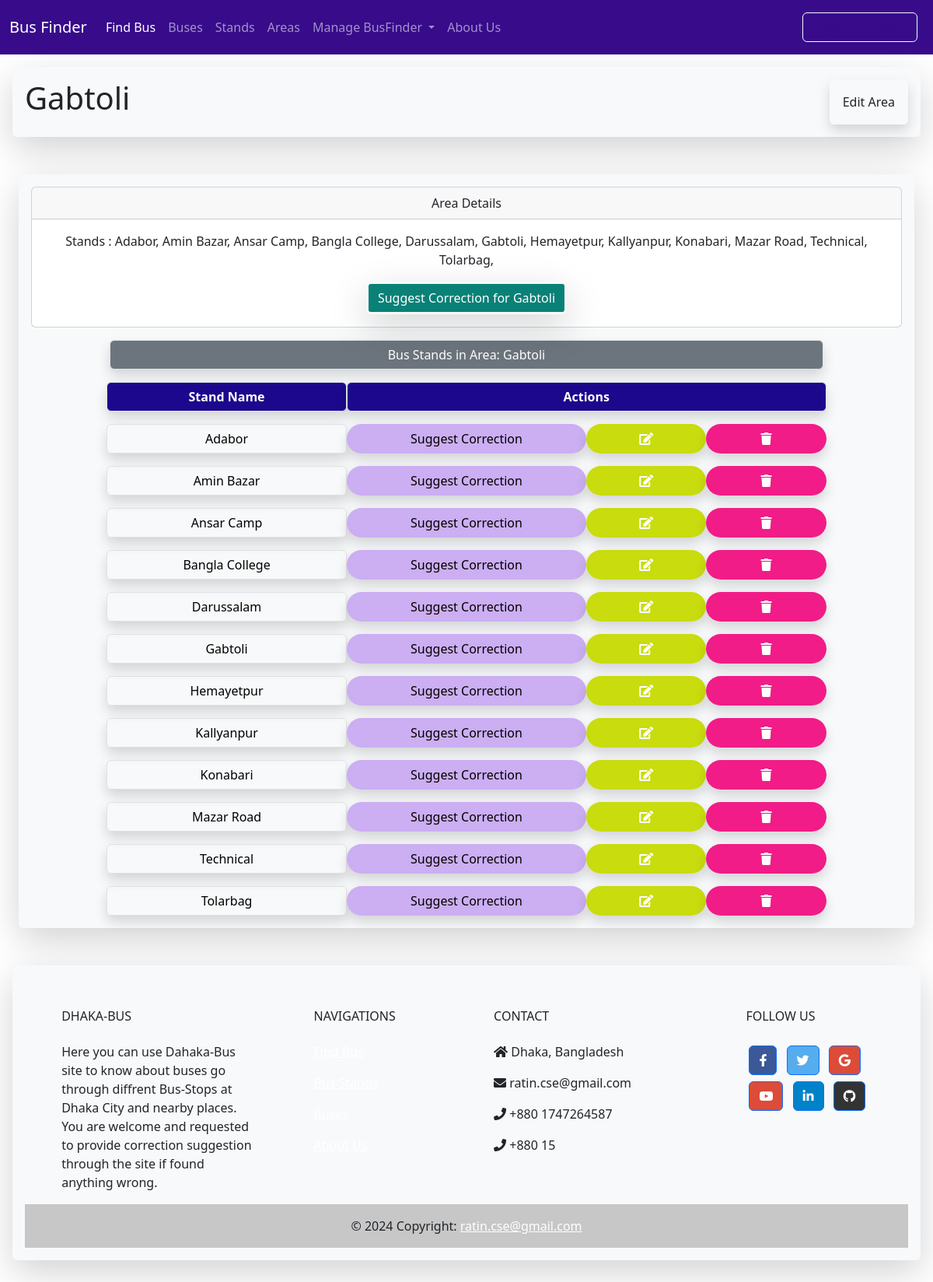
Before: /stand/arealist/15/ with the older database file.
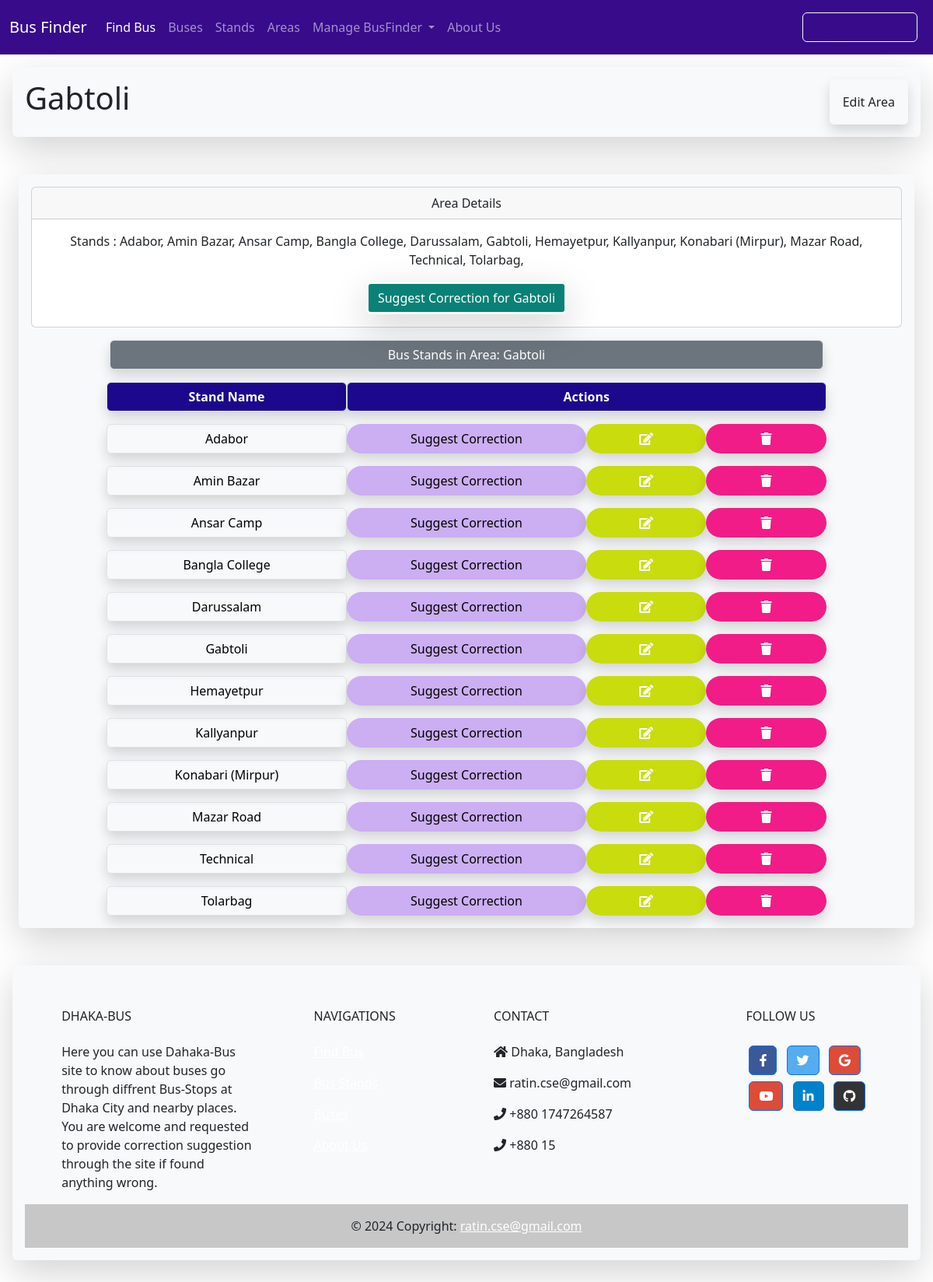
After: the same page with the newer database file.
### Stands/models.py (models this page shows, shortened)
class Stand(models.Model):
    s_no=models.PositiveIntegerField(unique=True)
    s_name=models.CharField(max_length=100)
    lati = models.FloatField(blank=True,null=True)
    longi = models.FloatField(blank=True,null=True)
    area=models.ManyToManyField(Area)
    class Meta:
        ordering=['s_name']

### Stands/views.py (the view)
# urls.py: path('arealist/<int:area_id>/', views.area, name='area'),
def area(request,area_id):
    area= Area.objects.get(id=area_id)
    stands=area.stand_set.all()
    context = {'area': area, 'stands': stands}
    return render(request, 'area.html', context)

### Stands/templates/area.html (shortened to what this page needs)
{% extends "base.html" %}
{% block page_header %}
  <h1>{{ area.a_name }}</h1>
  {% if user.is_authenticated %}
    <a class="btn bg-parent p-3 shadow border border-light text-nowrap" href="{% url 'edit_bus' bus.obj.id  %}">Edit_Area</a>
  {% else %}
    <a class="btn bg-parent p-3 shadow border border-light text-nowrap" data-bs-toggle="modal" data-bs-target="#exampleModal">Edit Area</a>
  {% endif %}
{% endblock page_header %}
{% block content %}
<div class="card text-center">
  <div class="card-header">Area Details</div>
  <div class="card-body">
    <p class="card-text">Stands :
      {% for stand in stands %}
        {{ stand.s_name }},
      {% endfor %}
    </p>
    <a style="background-color: rgb(9, 129, 119);" href="{% url 'suggest_area' area.id %}" class="btn border border-3 text-white border-light shadow-lg">Suggest Correction for {{area.a_name}}</a>
  </div>
</div>
<div class="container col-12 col-sm-12 col-md-12 col-lg-10 text-center">
  <div class="row gx-2">
    <button class="col gy-3 col-12 btn btn-secondary shadow border text-white text-center">Bus Stands in Area: {{ area.a_name }}</button>
  </div>
  <div class="row gx-3">
    <a style="background-color: rgb(28, 8, 141);" class="col gy-3 col-12 col-sm-12 col-md-4 col-lg-4 btn shadow border text-white d-flex justify-content-center align-items-center"><b>Stand Name</b></a>
    <a style="background-color: rgb(28, 8, 141);" class="col gy-3 col-12 col-sm-12 col-md-8 col-lg-8 btn shadow border text-white d-flex justify-content-center align-items-center"><b>Actions</b></a>
  </div>
  {% for stand in stands %}
    <div class="row gx-3">
      <a href="{% url 'stands:stand' stand.id %}" class="col gy-3 col-12 col-sm-12 col-md-4 col-lg-4 btn shadow border text-black d-flex justify-content-center align-items-center">{{ stand.s_name }}</a>
      {% if user.is_authenticated %}
        <a href="{% url 'suggest_area' area.id %}" class="col gy-3 col-6 col-sm-6 col-md-4 col-lg-4 btn bg-warning text-white rounded-pill shadow d-flex justify-content-center align-items-center">Suggest Correction</a>
        <a href="{% url 'edit_bus' bus.obj.id %}" class="col gy-3 col-3 col-sm-3 col-md-2 col-lg-2 btn bg-warning text-white rounded-pill shadow d-flex justify-content-center align-items-center">_Edit</a>
        <a href="{% url 'edit_bus' bus.obj.id %}" class="col gy-3 col-3 col-sm-3 col-md-2 col-lg-2 btn bg-danger text-white rounded-pill shadow d-flex justify-content-center align-items-center">_Delete</a>
      {% else %}
        <a style="background-color: rgb(204, 174, 243);" href="{% url 'suggest_area' area.id %}" class="col gy-3 col-8 col-sm-8 col-md-4 col-lg-4 btn text-black rounded-pill shadow d-flex justify-content-center align-items-center">Suggest Correction</a>
        <a style="background-color: rgba(198, 219, 6, 0.966);" class="col gy-3 col-2 col-sm-2 col-md-2 col-lg-2 btn text-white text-center rounded-pill shadow d-flex justify-content-center align-items-center" data-bs-toggle="modal" data-bs-target="#exampleModal"><i class="fas fa-edit text-center"></i></a>
        <a style="background-color: rgba(241, 20, 131, 0.966);" class="col gy-3 col-2 col-sm-2 col-md-2 col-lg-2 btn text-white rounded-pill shadow d-flex justify-content-center align-items-center" data-bs-toggle="modal" data-bs-target="#exampleModal"><i class="fas fa-trash"></i></a>
      {% endif %}
    </div>
    {% empty %}
        <h3>No Bus found at {{ stand.s_name }} !</h3>
  {% endfor %}
</div>
{% endblock content %}

Changed rows visible on the page:
no longer on this page (row edited): Stand: s_name "Konabari"
added Stand: s_name "Konabari (Mirpur)"
